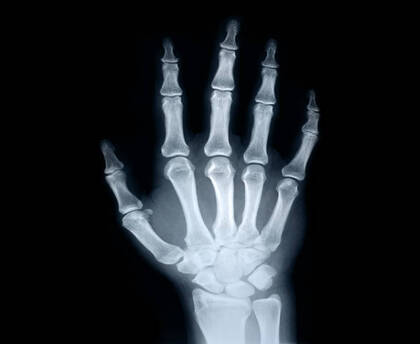
#> input picture img/hand_X_ray_420_344.jpg, 420 x 344 px, found by its file name
$ python HW3_1.py
#> lines starting #> are read from the running program, lines starting #| are printed output that depends on the picture
import cv2
import matplotlib.pyplot as plt
import numpy as np

img = cv2.imread("img/hand_X_ray_420_344.jpg", 0)
#> img: shape (344, 420); min 0, max 255, mean 37.7
M, N = img.shape
#> M = 344; N = 420
F = np.fft.fft2(img)
u = np.arange(0, M)
#> u = 344 values from 0 to 343
v = np.arange(0, N)
#> v = 420 values from 0 to 419
idx = (u > M/2)
u[idx] = u[idx] - M
idy = (v > N/2)
v[idy] = v[idy] - N
[V, U] = np.meshgrid(v, u)

D0 = 25
D = np.sqrt(U**2 + V**2)
H_low = np.exp(-(D**2)/(2*(D0**2))).astype(float)

# Lọc thông thấp
G_low = H_low * F
img_low = np.real(np.fft.ifft2(G_low))
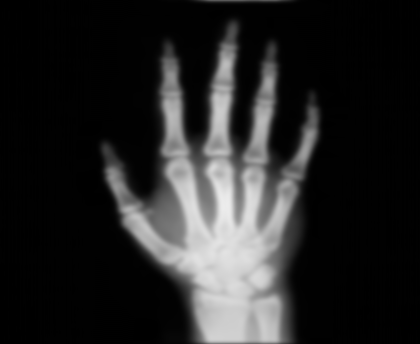
#> img_low: shape (344, 420) float64; min 0.535, max 236.5, mean 37.7

# Lọc thông cao (áp dụng lên ảnh đã lọc thông thấp)
F_low = np.fft.fft2(img_low)
H_high = 1 - H_low
G_high = H_high * F_low
imgOut = np.real(np.fft.ifft2(G_high))
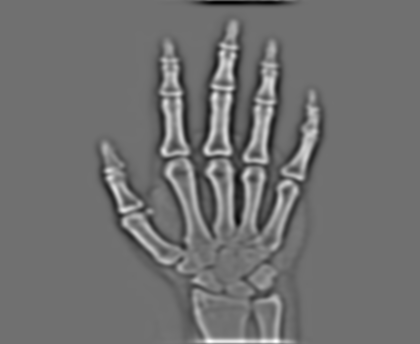
#> imgOut: shape (344, 420) float64; min -17.79, max 22.37, mean 0; drawn with min black and max white

plt.figure(dpi = 300)
plt.subplot(1,2,1)
plt.imshow(img, cmap="gray")
plt.axis("off")
plt.title("InputImage", fontsize=8)

plt.subplot(1,2,2)
plt.imshow(imgOut, cmap="gray")
plt.axis("off")
plt.title("Output Image", fontsize=8)

plt.show()
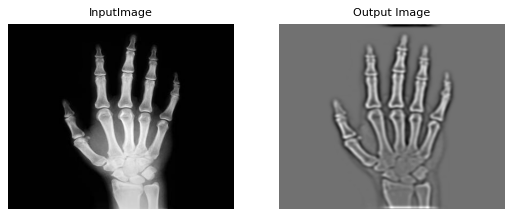
#> figure drawn by matplotlib, 2 panels

$ run again, with img/body_bones_scan.jpg copied over img/hand_X_ray_420_344.jpg
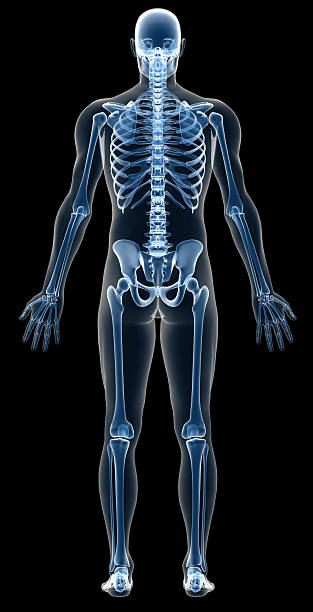
#> input picture img/body_bones_scan.jpg, 313 x 612 px, found by its file name
#> `imgOut = np.real(np.fft.ifft2(G_high))`:
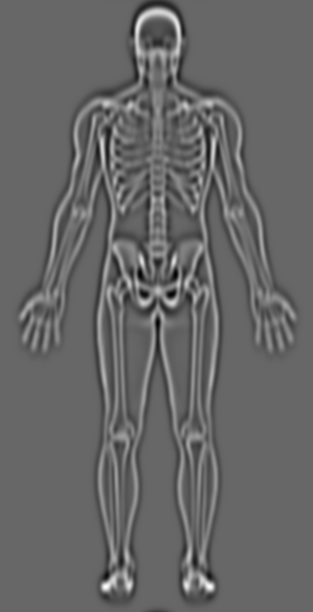
#> imgOut: shape (612, 313) float64; min -25.56, max 37.62, mean 0; drawn with min black and max white
#> `plt.show()`:
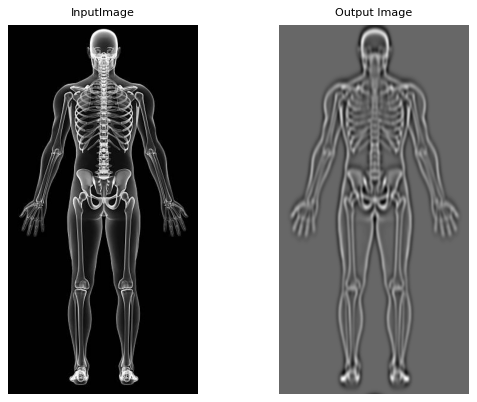
#> figure drawn by matplotlib, 2 panels
